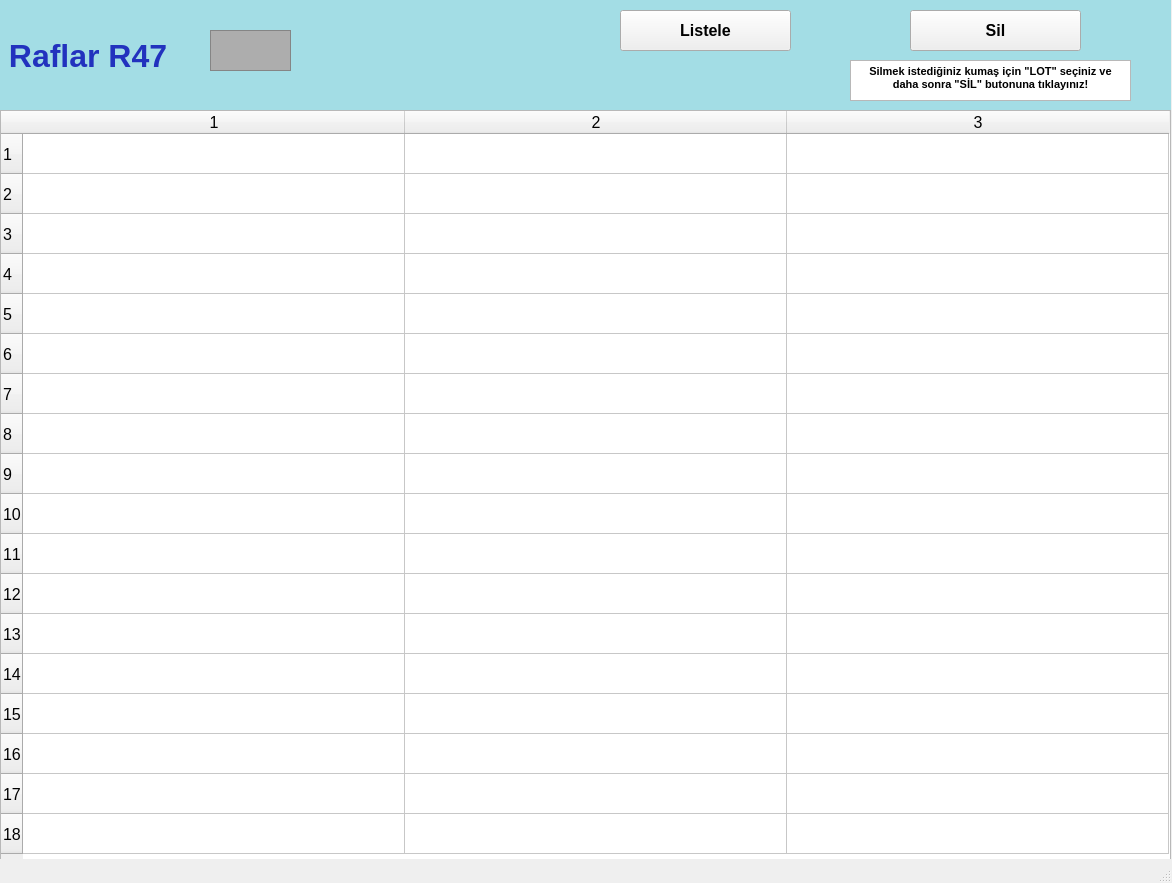
<?xml version="1.0" encoding="UTF-8"?>
<ui version="4.0">
 <class>raflarR47_ekran</class>
 <widget class="QMainWindow" name="raflarR47_ekran">
  <property name="geometry">
   <rect>
    <x>0</x>
    <y>0</y>
    <width>1172</width>
    <height>883</height>
   </rect>
  </property>
  <property name="font">
   <font>
    <pointsize>12</pointsize>
    <weight>50</weight>
    <bold>false</bold>
    <kerning>false</kerning>
   </font>
  </property>
  <property name="windowTitle">
   <string/>
  </property>
  <widget class="QWidget" name="centralwidget">
   <widget class="QLabel" name="raflarR1yazi_lbl">
    <property name="geometry">
     <rect>
      <x>0</x>
      <y>0</y>
      <width>1171</width>
      <height>111</height>
     </rect>
    </property>
    <property name="font">
     <font>
      <pointsize>24</pointsize>
      <weight>75</weight>
      <bold>true</bold>
     </font>
    </property>
    <property name="styleSheet">
     <string notr="true">background-color: rgb(163, 221, 229);
color: rgb(34, 50, 190);</string>
    </property>
    <property name="text">
     <string> Raflar R47</string>
    </property>
   </widget>
   <widget class="QFrame" name="raflarR1_img">
    <property name="geometry">
     <rect>
      <x>210</x>
      <y>30</y>
      <width>81</width>
      <height>41</height>
     </rect>
    </property>
    <property name="styleSheet">
     <string notr="true">background-color: rgb(173, 173, 173);</string>
    </property>
    <property name="frameShape">
     <enum>QFrame::StyledPanel</enum>
    </property>
    <property name="frameShadow">
     <enum>QFrame::Raised</enum>
    </property>
   </widget>
   <widget class="QTableWidget" name="R47_tw">
    <property name="geometry">
     <rect>
      <x>0</x>
      <y>110</y>
      <width>1171</width>
      <height>751</height>
     </rect>
    </property>
    <property name="baseSize">
     <size>
      <width>0</width>
      <height>0</height>
     </size>
    </property>
    <property name="rowCount">
     <number>18</number>
    </property>
    <property name="columnCount">
     <number>3</number>
    </property>
    <attribute name="horizontalHeaderVisible">
     <bool>true</bool>
    </attribute>
    <attribute name="horizontalHeaderCascadingSectionResizes">
     <bool>false</bool>
    </attribute>
    <attribute name="horizontalHeaderDefaultSectionSize">
     <number>382</number>
    </attribute>
    <attribute name="horizontalHeaderMinimumSectionSize">
     <number>38</number>
    </attribute>
    <attribute name="verticalHeaderDefaultSectionSize">
     <number>40</number>
    </attribute>
    <attribute name="verticalHeaderMinimumSectionSize">
     <number>23</number>
    </attribute>
    <row/>
    <row/>
    <row/>
    <row/>
    <row/>
    <row/>
    <row/>
    <row/>
    <row/>
    <row/>
    <row/>
    <row/>
    <row/>
    <row/>
    <row/>
    <row/>
    <row/>
    <row/>
    <column/>
    <column/>
    <column/>
   </widget>
   <widget class="QPushButton" name="listeleR47_btn">
    <property name="geometry">
     <rect>
      <x>620</x>
      <y>10</y>
      <width>171</width>
      <height>41</height>
     </rect>
    </property>
    <property name="font">
     <font>
      <pointsize>12</pointsize>
      <weight>75</weight>
      <bold>true</bold>
     </font>
    </property>
    <property name="text">
     <string>Listele</string>
    </property>
   </widget>
   <widget class="QPushButton" name="silR47_btn">
    <property name="geometry">
     <rect>
      <x>910</x>
      <y>10</y>
      <width>171</width>
      <height>41</height>
     </rect>
    </property>
    <property name="font">
     <font>
      <pointsize>12</pointsize>
      <weight>75</weight>
      <bold>true</bold>
     </font>
    </property>
    <property name="text">
     <string>Sil</string>
    </property>
   </widget>
   <widget class="QTextBrowser" name="textBrowser">
    <property name="geometry">
     <rect>
      <x>850</x>
      <y>60</y>
      <width>281</width>
      <height>41</height>
     </rect>
    </property>
    <property name="html">
     <string>&lt;!DOCTYPE HTML PUBLIC &quot;-//W3C//DTD HTML 4.0//EN&quot; &quot;http://www.w3.org/TR/REC-html40/strict.dtd&quot;&gt;
&lt;html&gt;&lt;head&gt;&lt;meta name=&quot;qrichtext&quot; content=&quot;1&quot; /&gt;&lt;style type=&quot;text/css&quot;&gt;
p, li { white-space: pre-wrap; }
&lt;/style&gt;&lt;/head&gt;&lt;body style=&quot; font-family:'MS Shell Dlg 2'; font-size:12pt; font-weight:400; font-style:normal;&quot;&gt;
&lt;p align=&quot;center&quot; style=&quot; margin-top:0px; margin-bottom:0px; margin-left:0px; margin-right:0px; -qt-block-indent:0; text-indent:0px;&quot;&gt;&lt;span style=&quot; font-size:8pt; font-weight:600;&quot;&gt;Silmek istediğiniz kumaş için &amp;quot;LOT&amp;quot; seçiniz ve daha sonra &amp;quot;SİL&amp;quot; butonuna tıklayınız!&lt;/span&gt;&lt;/p&gt;&lt;/body&gt;&lt;/html&gt;</string>
    </property>
   </widget>
  </widget>
  <widget class="QStatusBar" name="statusbar"/>
 </widget>
 <resources/>
 <connections/>
</ui>
